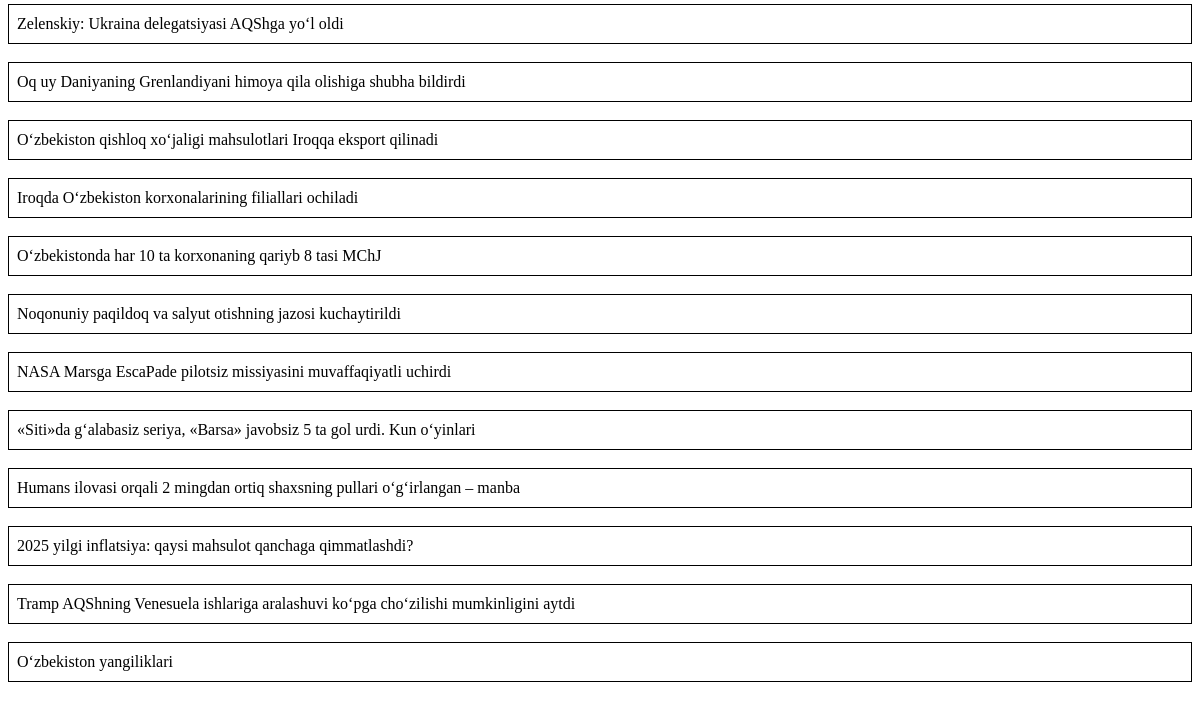
Before: /news/ (lower part) with the older database file.
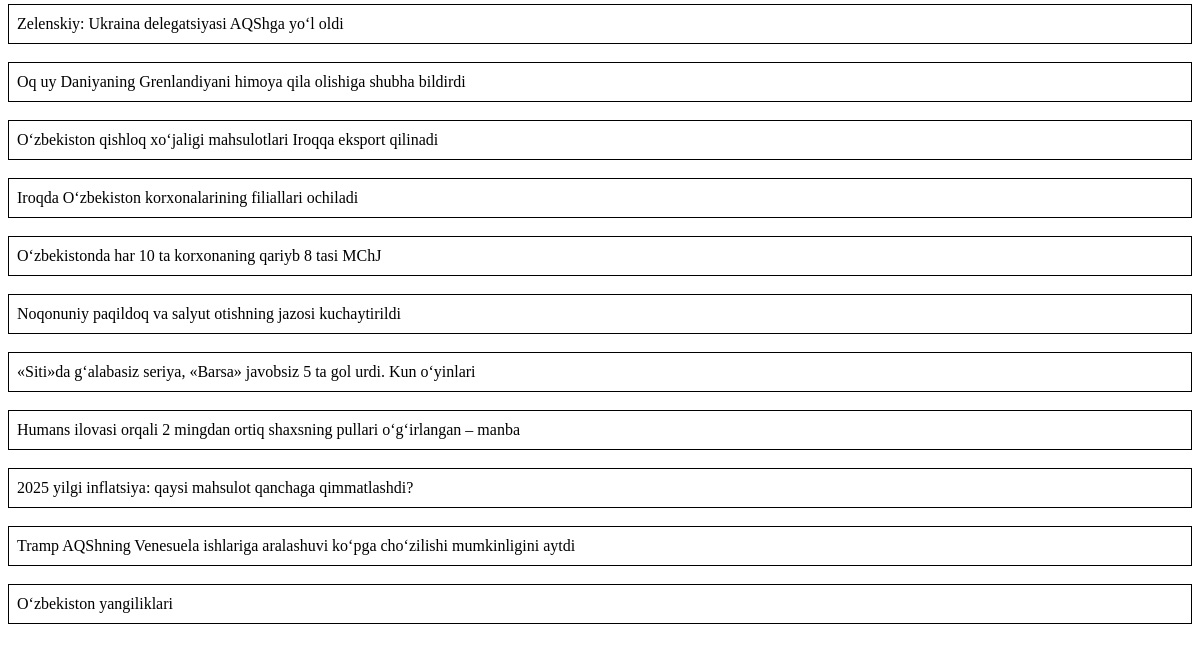
After: the same page with the newer database file.
### news_projeck/models.py (models this page shows, shortened)
class News(models.Model):
    class Status(models.TextChoices):
        Draft = "DT", "Draft"
        Published = "PB" , "Published"
    title = models.CharField(max_length=250)
    slug = models.SlugField(max_length=250 , unique=True)
    body = models.TextField()
    img = models.ImageField(upload_to='new/images/')
    category = models.ForeignKey(Category, on_delete=models.CASCADE)
    created_at = models.DateTimeField(auto_now_add=True)
    updated_at = models.DateTimeField(auto_now=True)
    published_at = models.DateTimeField(default=timezone.now)
    status = models.CharField(max_length=2 , choices=Status.choices , default=Status.Draft)
    class Meta:
        ordering = ["-published_at"]

### news_projeck/views.py (the view)
# urls.py: path('news/', news_list, name='news_list'),
def news_list(request):
    news = News.objects.order_by('-created_at')
    categories = Category.objects.all
    context={
        'news':news
    }
    return render(request ,'list.html', context=context)

### templates/list.html (shortened to what this page needs)
<!DOCTYPE html>
<html lang="en">
<head>
</head>
<body>
{% for new in news %}
    <div style="border: 1px solid black; padding: 10px 8px;">
        <a style="text-decoration: none; color: black;" href="{% url 'news_detail' new.id %}">
            {{ new.title }}
        </a>
    </div>
    <br>
{% endfor %}
</body>
</html>

Changed rows visible on the page:
removed News: title "NASA Marsga EscaPade pilotsiz missiyasini muvaffaqiyatli uchirdi"
